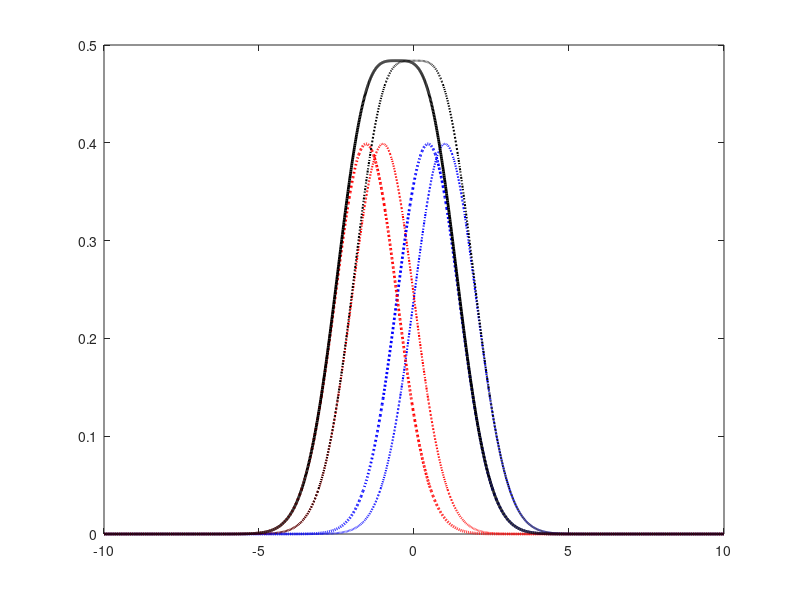

Here is the MATLAB script that generated this plot: (Note: this script raises an error after producing the figure.)
function [  ] = plot_dynamics(  )
x = -10:0.01:10;
t=0;
A1 = normpdf(x, 1+sin(t), 1);
A2 = normpdf(x, -1+sin(t), 1);
plot(x,A1,':b','LineWidth',1.5);
hold on;
plot(x,A2,':r','LineWidth',1.5);
hold on;
plot(x,A1+A2, ':k','LineWidth',1.5);
hold on;

t=10;
x2 = -10:0.01:10;
t2=0;
A3 = normpdf(x2, 1+sin(t), 1);
A4 = normpdf(x2, -1+sin(t), 1);
plot(x,A3,':b','LineWidth',2);
hold on;
plot(x,A4,':r','LineWidth',2);
hold on;
plot(x,A3+A4, '-k','LineWidth',2);


pax = gca;
pax.FontSize = 20;

axis([-6 15 0 0.6]);
xlabel('Variable');
ylabel('Density');
h = legend('Data distribution 1(t=0)','Data distribution 2(t=0)', 'Data distribution 3(t=0)',...
    'Data distribution 1(t=10)','Data distribution 2(t=10)', 'Data distribution 3(t=10)','Location','northeast'); 
set(h,'Interpreter','latex')
end

